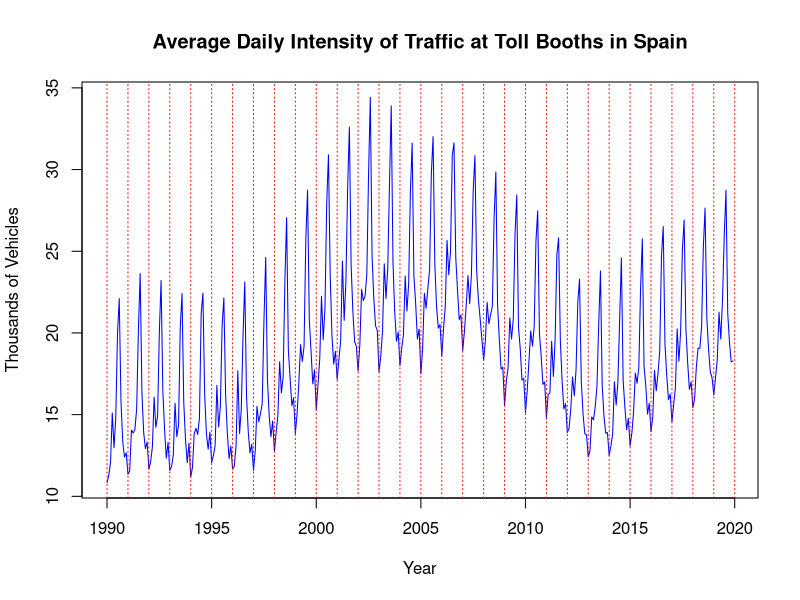
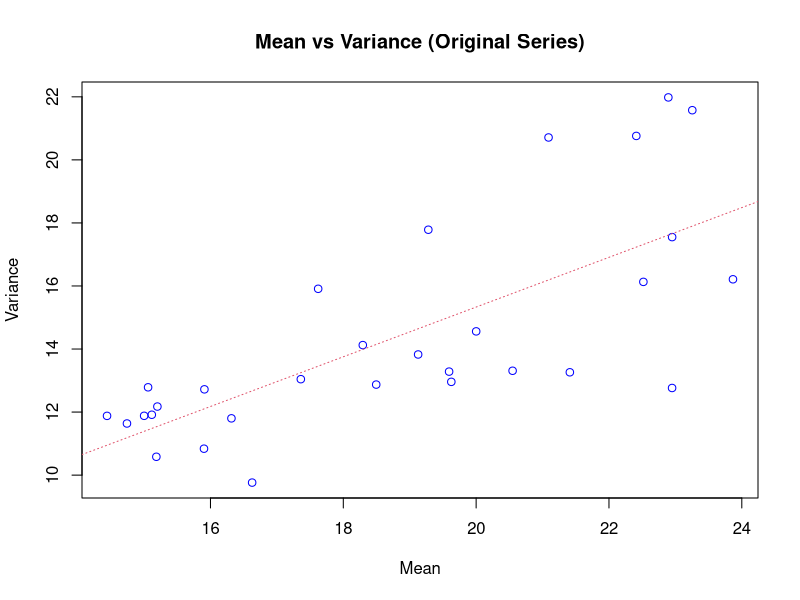
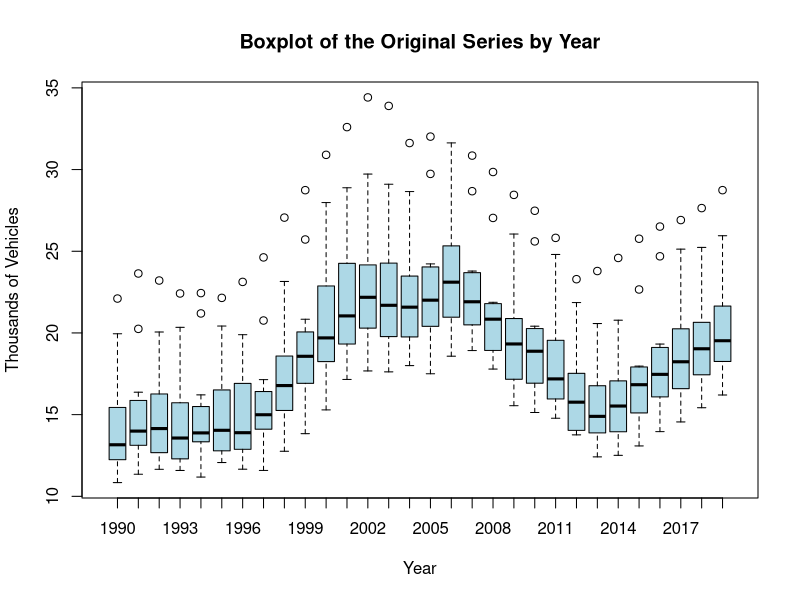
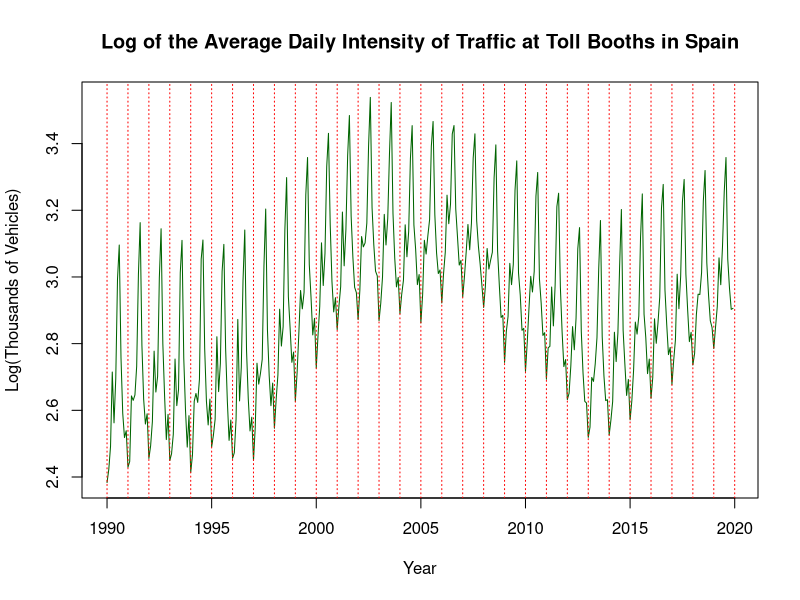
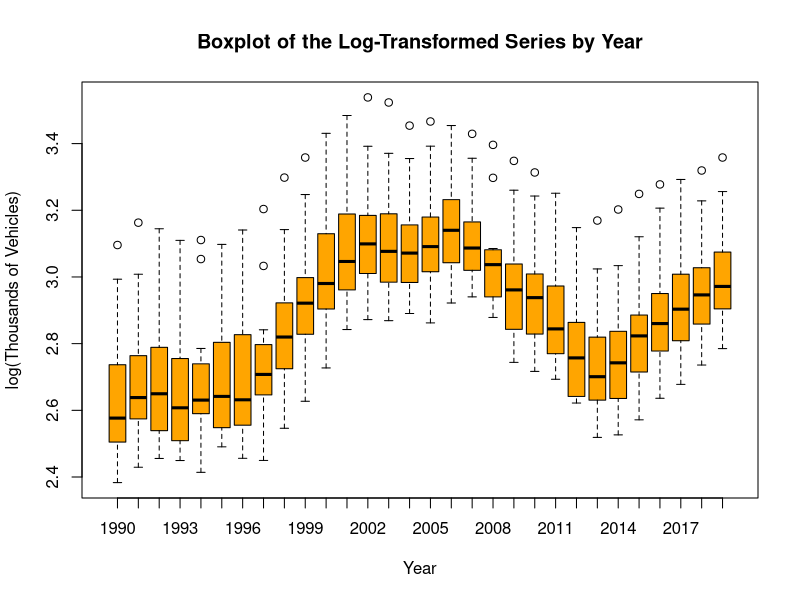
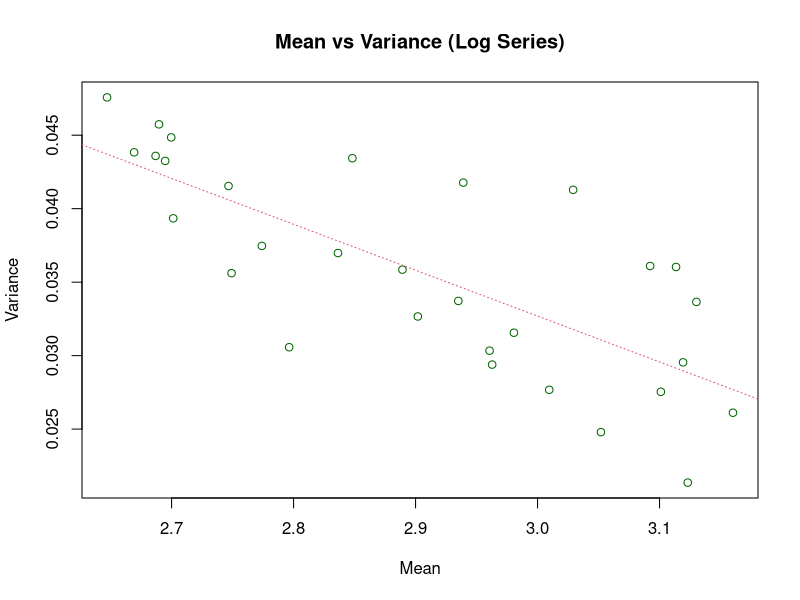
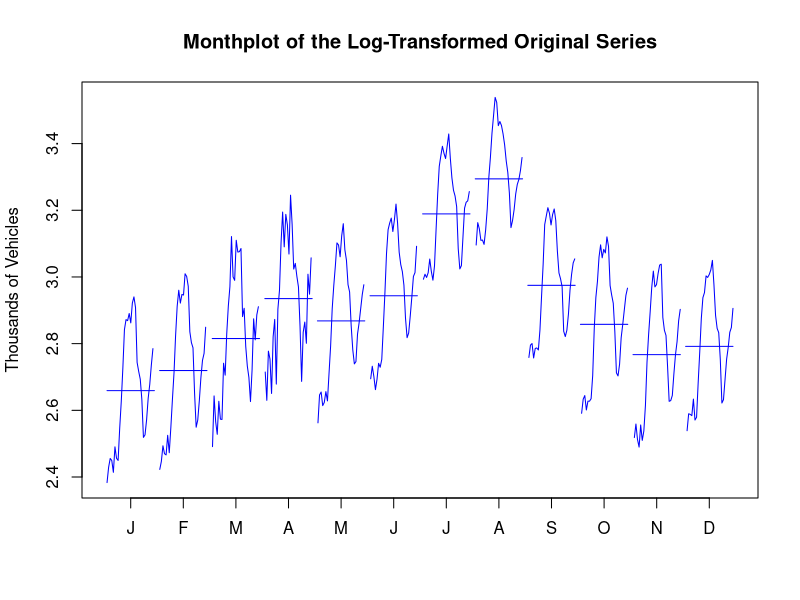
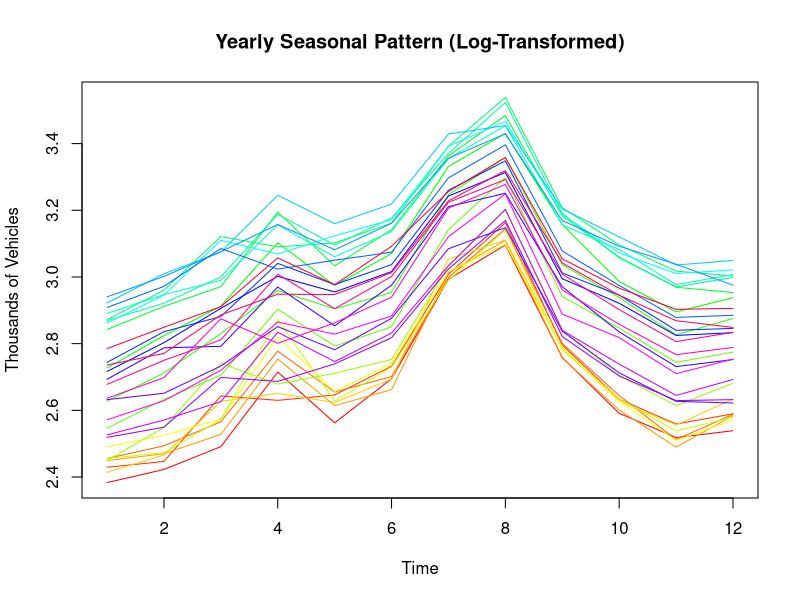

Generate these figures, in order, with R:
## ---- chunk 1
knitr::opts_chunk$set(echo = TRUE)
#install.packages("tseries")
#install.packages("forecast")  
library(tseries)
library(forecast)
## ---- chunk 2

# 1) Reading the data and initial plots

# Convert the data into a time series (freq=12 for monthly data, starting at 1990)
serie <- window(ts(read.table("peajes.dat"), start = 1990, freq = 12))

# Plot of the original series
plot(
  serie,
  main = "Average Daily Intensity of Traffic at Toll Booths in Spain",
  xlab = "Year",
  ylab = "Thousands of Vehicles",
  col = "blue"
)
abline(v = 1990:2020, lty = 3, col = "red")

## ---- chunk 3
# 2) Calculating mean and variance by year, and boxplots

# Mean and variance of the original series
m <- apply(matrix(serie, nr = 12), 2, mean)
v <- apply(matrix(serie, nr = 12), 2, var)

# Plot of mean vs variance for the original series
plot(
  m, v,
  main = "Mean vs Variance (Original Series)",
  xlab = "Mean",
  ylab = "Variance",
  col = "blue"
)
abline(lm(v ~ m), col = 2, lty = 3)

linear_model_ts <- lm(v ~ m)

# Log-transformed series
log_serie <- log(serie)

# Mean and variance of the log-transformed series
m_log <- apply(matrix(log_serie, nr = 12), 2, mean)
v_log <- apply(matrix(log_serie, nr = 12), 2, var)

# Boxplots by year for the original series
boxplot(
  serie ~ floor(time(serie)),
  main = "Boxplot of the Original Series by Year",
  xlab = "Year",
  ylab = "Thousands of Vehicles",
  col = "lightblue"
)

## ---- chunk 4
# Log-transformed series
log_serie <- log(serie)

# Plot of the log-transformed series
plot(
  log_serie,
  main = "Log of the Average Daily Intensity of Traffic at Toll Booths in Spain",
  xlab = "Year",
  ylab = "Log(Thousands of Vehicles)",
  col = "darkgreen"
)
abline(v = 1990:2020, lty = 3, col = "red")

# Boxplots by year for the log-transformed series
boxplot(
  log_serie ~ floor(time(serie)),
  main = "Boxplot of the Log-Transformed Series by Year",
  xlab = "Year",
  ylab = "log(Thousands of Vehicles)",
  col = "orange"
)

# Plot of mean vs variance for the log-transformed series
plot(
  m_log, v_log,
  main = "Mean vs Variance (Log Series)",
  xlab = "Mean",
  ylab = "Variance",
  col = "darkgreen"
)
abline(lm(v_log ~ m_log), col = 2, lty = 3)

linear_model_log_ts <- lm(v_log ~ m_log)

## ---- chunk 5
# 3) Determination of the differencing order

# Apply ndiffs() and nsdiffs() to the original series
ndiffs_original  <- ndiffs(serie)
nsdiffs_original <- nsdiffs(serie)

cat("Suggested regular differencing (original):", ndiffs_original, "\n")
cat("Suggested seasonal differencing (original):", nsdiffs_original, "\n")

# Apply ndiffs() and nsdiffs() to the log-transformed series
ndiffs_log  <- ndiffs(log_serie)
nsdiffs_log <- nsdiffs(log_serie)

cat("Suggested regular differencing (log):", ndiffs_log, "\n")
cat("Suggested seasonal differencing (log):", nsdiffs_log, "\n")
## ---- chunk 6
# 4) Exploring seasonality and differencing

# Month plot of the original series (shows seasonal patterns by month)
monthplot(
  log_serie,
  main = "Monthplot of the Log-Transformed Original Series",
  ylab = "Thousands of Vehicles",
  col = "blue"
)

# Plot the series in a matrix form (each line is a month)
ts.plot(
  matrix(log_serie, nr = 12),
  main = "Yearly Seasonal Pattern (Log-Transformed)",
  xlab = "Time",
  ylab = "Thousands of Vehicles",
  col = rainbow(ncol(matrix(log_serie, nr = 12)))
)

# We apply diff with lag=12 to remove annual seasonality
d12_ln_serie <- diff(log_serie, lag = 12)

# Plot the differenced series
plot(
  d12_ln_serie,
  main = "Seasonally Differenced Series (lag = 12)",
  xlab = "Time",
  ylab = "Differenced Values",
  col = "purple"
)

# Month plot of the differenced series
monthplot(
  d12_ln_serie,
  main = "Monthplot of the Differenced Series (lag = 12)",
  ylab = "Differenced Values",
  col = "purple"
)

# Matrix plot of the differenced series
ts.plot(
  matrix(d12_ln_serie, nr = 12),
  main = "Yearly Seasonal Pattern (Differenced)",
  xlab = "Time",
  ylab = "Values (D12)",
  col = rainbow(ncol(matrix(log_serie, nr = 12)))
)

## ---- chunk 7
# Analyze whether the mean is constant in the seasonally differenced series (d12_ln_serie)

# 1. Plot the seasonally differenced series
plot(d12_ln_serie,
  main = "Seasonally differenced log-transformed series",
  xlab = "Time",
  ylab = "Seasonally differenced log",
  col = "blue",
  type = "l"
)
abline(h = 0, col = "red", lty = 2, lwd = 1.5)

# 2. First-order differencing of the seasonally differenced series
d1_d12_ln_serie <- diff(d12_ln_serie)

# Plot the first-order differenced series
plot(d1_d12_ln_serie,
  main = "First-order differenced seasonally differenced series",
  xlab = "Time",
  ylab = "First-order differenced log",
  col = "darkgreen",
  type = "l"
)
abline(h = 0, col = "red", lty = 2, lwd = 1.5)

# 3. Second-order differencing of the already differenced series
d1_d1_d12_ln_serie <- diff(d1_d12_ln_serie)

# Plot the second-order differenced series
plot(d1_d1_d12_ln_serie,
  main = "Second-order differenced series",
  xlab = "Time",
  ylab = "Second-order differenced log",
  col = "blue",
  type = "l"
)
abline(h = 0, col = "red", lty = 2, lwd = 1.5)

# 4. Calculate the variance of each series
var_d12_ln <- var(d12_ln_serie, na.rm = TRUE)
var_d1_d12_ln <- var(d1_d12_ln_serie, na.rm = TRUE)
var_d1_d1_d12_ln <- var(d1_d1_d12_ln_serie, na.rm = TRUE)

# Print the variances for comparison
cat("Variance of seasonally differenced series: ", var_d12_ln, "\n")
cat("Variance of first-order differenced series: ", var_d1_d12_ln, "\n")
cat("Variance of second-order differenced series: ", var_d1_d1_d12_ln, "\n")
## ---- chunk 8
# Boxplots by year for the original and differenced series

# Boxplot of the original series grouped by year
boxplot(
  serie ~ floor(time(log_serie)),
  main = "Boxplot of the Log Series by Year",
  xlab = "Year",
  ylab = "Thousands of Vehicles",
  col = "lightblue"
)

# Boxplot of the seasonally differenced series (lag=12) grouped by year

boxplot(
  na.omit(d12_ln_serie) ~ floor(time(na.omit(d12_ln_serie))),
  main = "Boxplot of the Differenced Series (lag=12) by Year",
  xlab = "Year",
  ylab = "Differenced Values",
  col = "lightgreen"
)

#  Stationarity tests using Augmented Dickey-Fuller (ADF) and KPSS tests

# Original series
adf_original <- adf.test(log_serie)
kpss_original <- kpss.test(log_serie)

# Differenced series seasonally (removing NAs)
adf_diff <- adf.test(na.omit(d12_ln_serie))
kpss_diff <- kpss.test(na.omit(d12_ln_serie))

# Differenced series (removing NAs)
adf_diff_first <- adf.test(na.omit(d1_d12_ln_serie))
kpss_diff_first <- kpss.test(na.omit(d1_d12_ln_serie))

# Display the results
print("adf test of the log dataset")
adf_original
print("kpss test of the log dataset")
kpss_original
print("adf test of the seasonaly differenced log dataset")
adf_diff
print("kpss test of the seasonaly differenced log dataset")
kpss_diff
print("adf test of the seasonaly differenced and first-order difference log dataset")
adf_diff_first
print("kpss test of the seasonaly differenced and first-order difference log dataset")
kpss_diff_first

## ---- chunk 9

# Boxplot of d1d12serie grouped by year

boxplot(
  na.omit(d1_d12_ln_serie) ~ floor(time(na.omit(d1_d12_ln_serie))),
  main = "Boxplot of the Differenced Series (lag=1, lag=12) by Year",
  xlab = "Year",
  ylab = "Differenced Values",
  col = "lightgreen"
)


## ---- chunk 10
# Plot ACF and PACF for the stationary series
par(mfrow = c(1, 2)) # Set up the plot layout
acf(d1_d12_ln_serie, main = "ACF of Stationary Series")
pacf(d1_d12_ln_serie, main = "PACF of Stationary Series")
par(mfrow = c(1, 1)) # Reset plot layout

#print all values 
print("ACF")
acf(d1_d12_ln_serie, plot = FALSE)
print("PACF")
pacf(d1_d12_ln_serie, plot = FALSE)

## ---- chunk 11
# Assuming 'd1d12serie' is already defined and is your stationary series

# MA(2)
model1 <- arima(d1_d12_ln_serie, order = c(0, 0, 2))
# ARMA(1,0,1)
model2 <- arima(d1_d12_ln_serie, order = c(1, 0, 1))

# Compare AIC and BIC values for all models
aic_values <- c(
  AIC(model1), AIC(model2)
)

bic_values <- c(
  BIC(model1), BIC(model2)
)

comparison <- data.frame(
  model = c("ARIMA(0,0,2)", "ARIMA(1,0,1)"),
  AIC = aic_values,
  BIC = bic_values
)

print(comparison)


## ---- chunk 12
# ----- ESTIMATION OF THE IDENTIFIED MODEL (ARIMA(0,0,2)) -----

# Fit the ARIMA(0,0,2) model to the differenced series
cat("Best model")
best_model <- arima(d1_d12_ln_serie, order = c(0, 0, 2))

# Display a summary of the fitted model
summary(best_model)


cat("Second best model")
second_best_model <- arima(d1_d12_ln_serie, order = c(1, 0, 1))

# Display a summary of the fitted model
summary(second_best_model)





## ---- chunk 13
#################Validation#################################
validation=function(model){
  s=frequency(get(model$series))
  resid=model$residuals
  par(mfrow=c(2,2),mar=c(3,3,3,3))
  #Residuals plot
  plot(resid,main="Residuals")
  abline(h=0)
  abline(h=c(-3*sd(resid),3*sd(resid)),lty=3,col=4)
  #Square Root of absolute values of residuals (Homocedasticity)
  scatter.smooth(sqrt(abs(resid)),main="Square Root of Absolute residuals",
                 lpars=list(col=2))
  
  #Normal plot of residuals
  qqnorm(resid)
  qqline(resid,col=2,lwd=2)
  
  ##Histogram of residuals with normal curve
  hist(resid,breaks=20,freq=FALSE)
  curve(dnorm(x,mean=mean(resid),sd=sd(resid)),col=2,add=T)
  
  
  #ACF & PACF of residuals
  par(mfrow=c(1,2))
  acf(resid,ylim=c(-1,1),lag.max=60,col=c(2,rep(1,s-1)),lwd=1)
  pacf(resid,ylim=c(-1,1),lag.max=60,col=c(rep(1,s-1),2),lwd=1)
  par(mfrow=c(1,1))
  
  #Ljung-Box p-values
  par(mar=c(2,2,1,1))
  tsdiag(model,gof.lag=7*s)
  cat("\n--------------------------------------------------------------------\n")
  print(model)
  
  #Stationary and Invertible
  cat("\nModul of AR Characteristic polynomial Roots: ", 
      Mod(polyroot(c(1,-model$model$phi))),"\n")
  cat("\nModul of MA Characteristic polynomial Roots: ",
      Mod(polyroot(c(1,model$model$theta))),"\n")
  
  suppressMessages(require(forecast,quietly=TRUE,warn.conflicts=FALSE))
  plot(model)
  
  #Model expressed as an MA infinity (psi-weights)
  psis=ARMAtoMA(ar=model$model$phi,ma=model$model$theta,lag.max=36)
  names(psis)=paste("psi",1:36)
  cat("\nPsi-weights (MA(inf))\n")
  cat("\n--------------------\n")
  print(psis[1:24])
  
  #Model expressed as an AR infinity (pi-weights)
  pis=-ARMAtoMA(ar=-model$model$theta,ma=-model$model$phi,lag.max=36)
  names(pis)=paste("pi",1:36)
  cat("\nPi-weights (AR(inf))\n")
  cat("\n--------------------\n")
  print(pis[1:24])
   
  cat("\nDescriptive Statistics for the Residuals\n")
  cat("\n----------------------------------------\n") 
  
  suppressMessages(require(fBasics,quietly=TRUE,warn.conflicts=FALSE))
  ##Anderson-Darling test
  print(basicStats(resid))
  
  ## Add here complementary tests (use with caution!)
  ##---------------------------------------------------------
  cat("\nNormality Tests\n")
  cat("\n--------------------\n")
 
  ##Shapiro-Wilks Normality test
  print(shapiro.test(resid))

  suppressMessages(require(nortest,quietly=TRUE,warn.conflicts=FALSE))
  ##Anderson-Darling test
  print(ad.test(resid))
  
  suppressMessages(require(tseries,quietly=TRUE,warn.conflicts=FALSE))
  ##Jarque-Bera test
  print(jarque.bera.test(resid))
  
  cat("\nHomoscedasticity Test\n")
  cat("\n--------------------\n")
  suppressMessages(require(lmtest,quietly=TRUE,warn.conflicts=FALSE))
  ##Breusch-Pagan test
  obs=get(model$series)
  print(bptest(resid~I(obs-resid)))
  
  cat("\nIndependence Tests\n")
  cat("\n--------------------\n")
  
  ##Durbin-Watson test
  print(dwtest(resid~I(1:length(resid))))
  
  ##Ljung-Box test
  cat("\nLjung-Box test\n")
  print(t(apply(matrix(c(1:4,(1:4)*s)),1,function(el) {
    te=Box.test(resid,type="Ljung-Box",lag=el)
    c(lag=(te$parameter),statistic=te$statistic[[1]],p.value=te$p.value)})))
  
}
################# Fi Validation #################################
## ---- chunk 14
validation(best_model)


## ---- chunk 15
validation(second_best_model)
## ---- chunk 16
ultim=c(2019,12)

## ---- chunk 17
# Make a prediction using the best model
library(forecast)
forecast_result <- forecast(best_model, h = 12)

# Back-transform the predictions
# Step 1: Reverse the second differencing
last_diff <- tail(d12_ln_serie, 1)
pr <- cumsum(forecast_result$mean) + as.vector(last_diff)

# Step 2: Reverse the seasonal differencing
last_seasonal_diff <- tail(log_serie, 12)
pr <- cumsum(pr) + as.vector(last_seasonal_diff)

# Step 3: Reverse the log transformation
pr <- exp(pr)

# Intervals
tl <- exp(cumsum(forecast_result$lower[,2]) + as.vector(last_diff) + as.vector(last_seasonal_diff))
tu <- exp(cumsum(forecast_result$upper[,2]) + as.vector(last_diff) + as.vector(last_seasonal_diff))

# Ensure all time series have the same length and time range
serie_end <- end(serie)
serie_extended <- window(serie, end = serie_end + c(0, 12))

# Create time series objects for the prediction intervals
tl <- ts(c(tail(serie,1),tl), start = ultim, freq = 12)
tu <- ts(c(tail(serie,1),tu), start = ultim, freq = 12)
pr <- ts(c(tail(serie,1),pr), start = ultim, freq = 12)

# Plot the prediction
ts.plot(serie, tl, tu, pr, lty = c(1, 2, 2, 1), col = c(1, 4, 4, 2), xlim = c(serie_end[1] - 2, serie_end[1] + 2), type = "o", main = paste("Model ARIMA(", paste(c(2, 0, 4), collapse = ","), ")", sep = ""))
abline(v = (serie_end[1] - 2):(serie_end[1] + 2), lty = 3, col = 4)

# Print the predicted values
print(pr)
